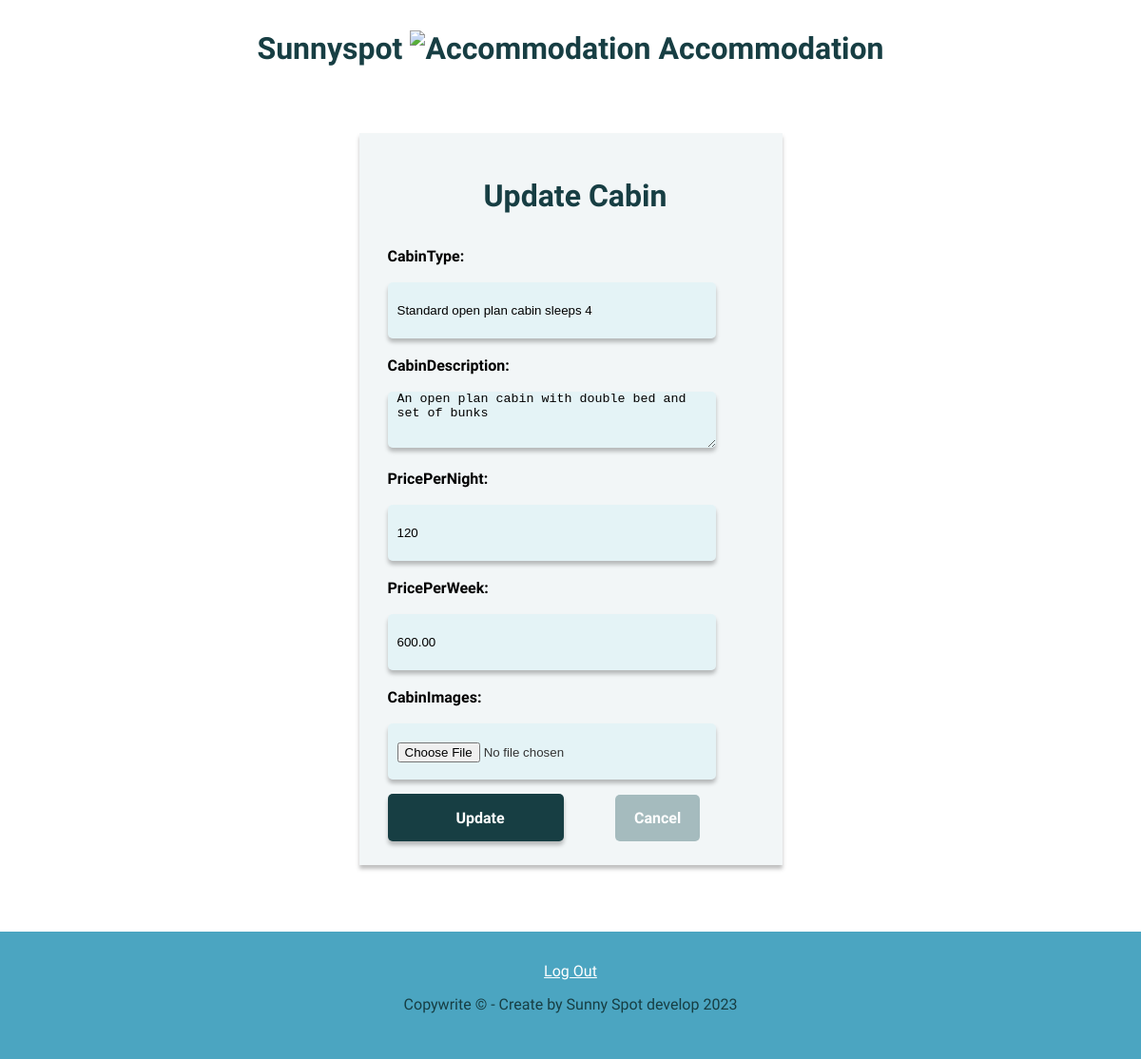
/php/updateCabin.php?id=2, run on the app's committed database.
### tables this page shows
CREATE TABLE Cabin (
                cabinID BIGINT AUTO_INCREMENT NOT NULL,
                cabinType VARCHAR(150) NOT NULL,
                cabinDescription VARCHAR(255) NOT NULL,
                pricePerNight BIGINT NOT NULL,
                pricePerWeek DECIMAL(10,2) NOT NULL,
                photo VARCHAR(50) NOT NULL,
                PRIMARY KEY (cabinID)
);

### php/updateCabin.php (the view, shortened to what this page needs)
<?php
require('header.php');
require('config.php');
if (isset($_GET['id'])) {
    $cabin_id = mysqli_real_escape_string($conn, $_GET['id']);
    $sql = "SELECT * FROM `cabin` WHERE cabinID ='$cabin_id'";
    if ($res = $conn->query($sql)) {
        if ($res->num_rows > 0) {
            while ($row = $res->fetch_array()) {
                if (isset($row['cabinID'])) {
                    $cabin_id = $row['cabinID'];
                }
                if (isset($row['cabinType'])) {
                    $cabin_type = $row['cabinType'];
                }
                if (isset($row['cabinDescription'])) {
                    $cabin_description = $row['cabinDescription'];
                }
                if (isset($row['pricePerNight'])) {
                    $price_day = $row['pricePerNight'];
                }
                if (isset($row['pricePerWeek'])) {
                    $price_week = $row['pricePerWeek'];
                }
            }
        } else {
            echo "No record found for the provided ID.";
            exit();
        }
    } else {
        echo "ERROR: Could not able to execute $sql. " . $conn->error;
        exit();
    }
} else {
    echo "No ID parameter provided.";
    exit();
}
?>
<header>
    <div class="logo">
        <h1>Sunnyspot <img src="../images/accommodation.png" alt="Accommodation"> Accommodation</h1>
    </div>
</header>
<form class="add_cabin" action="updateCabin.php?id=<?php echo $cabin_id; ?>" method="POST" enctype="multipart/form-data">
    <h1>Update Cabin</h1>
    <label>CabinType:</label>
    <input type="text" id="cabin_type" name="cabin_type" value="<?php echo $cabin_type; ?>" required>
    <label>CabinDescription:</label>
    <textarea id="description" name="cabin_description" rows="4" cols="50"><?php echo $cabin_description; ?></textarea>
    <label>PricePerNight:</label>
    <input type="text" id="price_day" name="price_day" value="<?php echo $price_day; ?>">
    <label>PricePerWeek:</label>
    <input type="text" id="price_week" name="price_week" value="<?php echo $price_week; ?>">
    <label for="cabinimage" class="file-upload">CabinImages:</label>
    <input type="file" id="cabinimage" name="cabinimage" accept="image/*">
    <br>
    <input type="submit" name="update_cabin" id="update_cabin" class="btn_add" value="Update">
    <a href="showAllCabins.php" class="btn-cancel">Cancel</a>
</form>
<footer>
    <a href="../php/adminLogout.php">Log Out</a>
    <p>Copywrite © - Create by Sunny Spot develop 2023</p>
</footer>

### style/sunny.css (style rules this page uses)
* { margin: 0; padding: 0; box-sizing: border-box; }
body { font-family: Verdana, Arial, sans-serif; color: #343434; }
h1, h2, h3, p, nav, label { font-family: Quando, Arial, serif; color: #173e43; margin-top: 1em; margin-bottom: 1em; text-align: center; }
.logo { display: block; align-items: center; }
.logo img { max-width: 100%; height: auto; text-align: center; }
.form, .add_cabin { width: 445px; height: auto; align-items: center; margin: 70px auto; padding: 15px 20px 25px 30px; background-color: rgb(242, 246, 247); box-shadow: 0px 4px 4px rgba(0, 0, 0, 0.25); }
label { width: 86px; height: 24px; font-style: bold; font-weight: 600; font-size: 16px; line-height: 17px; display: flex; align-items: center; color: #000000; }
input, textarea { width: 345px; height: 59px; background: rgba(190, 232, 245, 0.27); box-shadow: 0px 4px 4px rgba(0, 0, 0, 0.25); border-radius: 5px; border: none; outline: none; padding-left: 10px; }
.btn-cancel { background-color: #a5bbbe; color: white; padding: 15px 20px; text-decoration: none; font-family: Quando, Arial, serif; font-size: 16px; font-weight: 600; border-radius: 5px; cursor: pointer; }
input[type="submit"] { margin-top: 15px; align-items: center; }
input[type="file"] { padding-top: 20px; }
footer { background-color: #4BA5C1; color: white; text-align: center; padding: 2em; margin-top: 1em; font-family: Quando, Arial, serif; }
footer a { color: white; }
button, input[type="submit"], input[type="reset"], input[type="button"] { color: #fff; font-family: Quando, Arial, serif; font-size: 16px; font-weight: 600; border-radius: 5px; cursor: pointer; height: 50px; margin-right: 50px; }
input[type="submit"], .btn-add, .btn-update { background-color: #173e43; width: 185px; }
form button, form input[type="submit"], form input[type="reset"], form input[type="button"] { margin-top: 15px; align-items: center; }

### data on the page
cabin: cabin_type "Standard open plan cabin sleeps 4", cabin_description "An open plan cabin with double bed and set of bunks", price_day "120", price_week "600.00"
